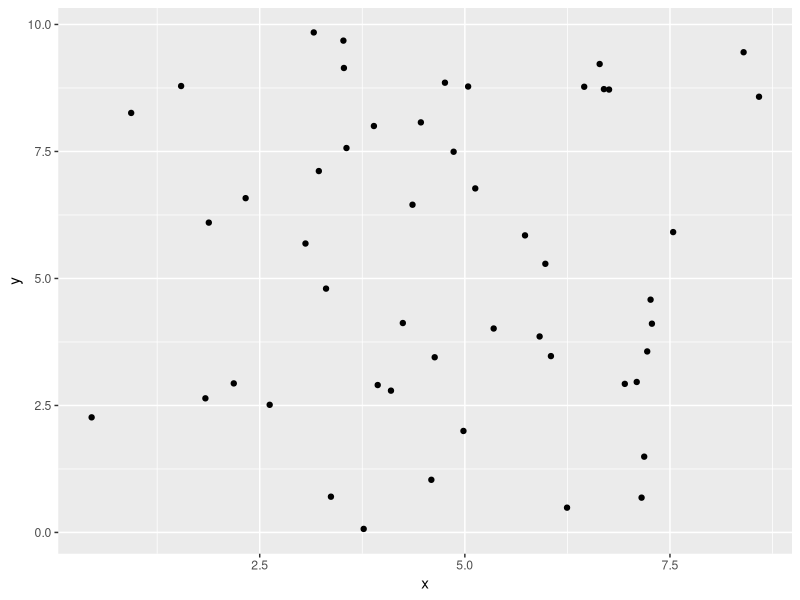
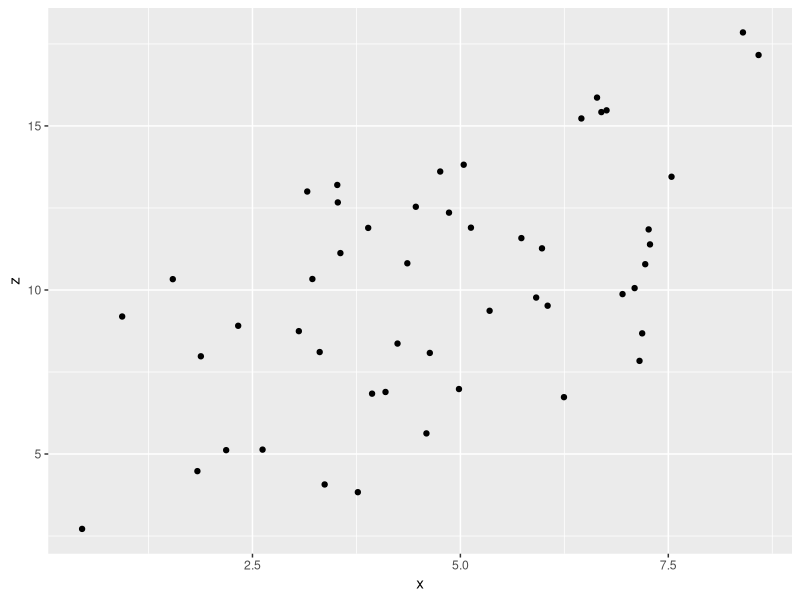
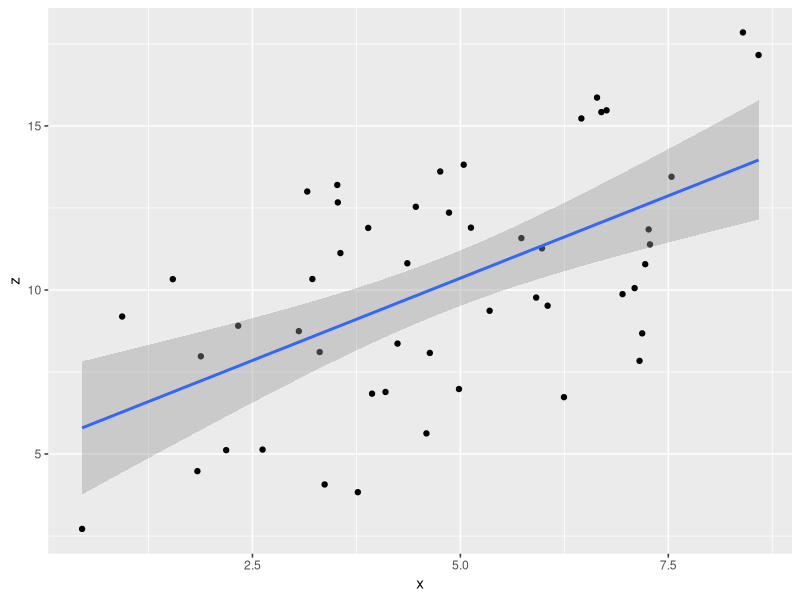
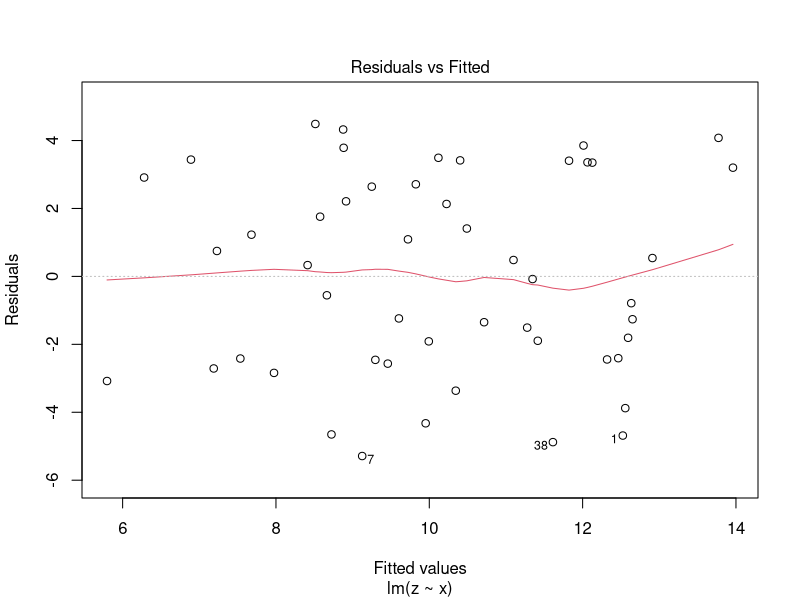
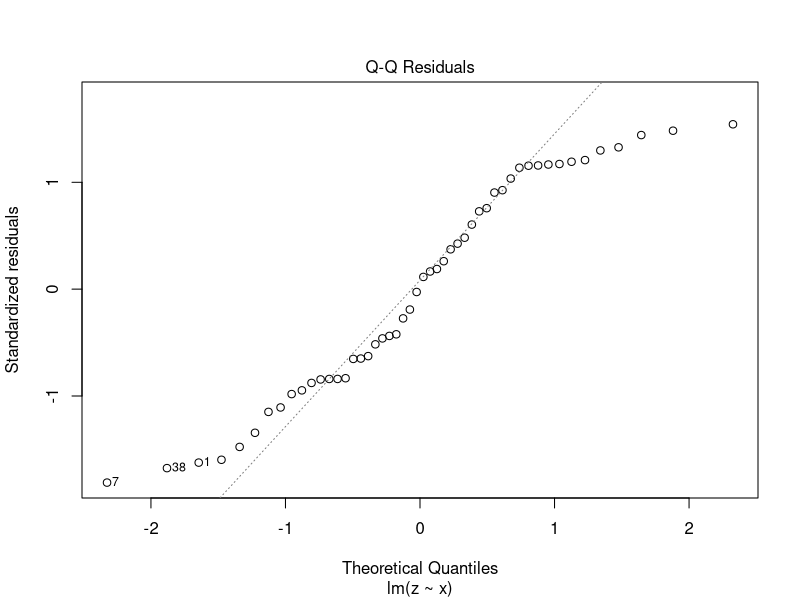
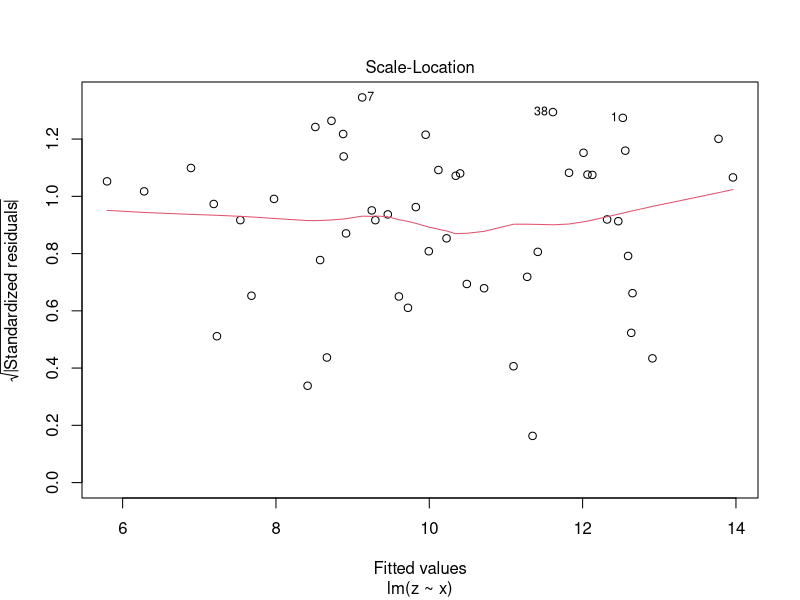
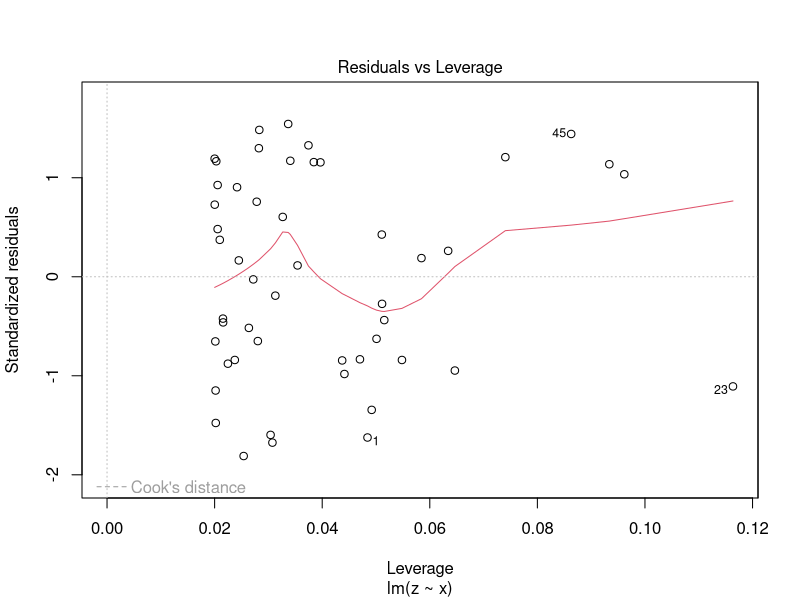

Source code (R) for these figures, in order:
## ---- chunk 1
library(tidyverse)
## ---- chunk 2
azmi_data <- tibble(x = rnorm(50, 5, 2),
               y = runif(50, 0, 10),
               z = x+y)
azmi_data
## ---- chunk 3
ggplot(azmi_data, aes(x,y)) + geom_point()
## ---- chunk 4
ggplot(azmi_data, aes(x,z)) + geom_point()
## ---- chunk 5
ggplot(azmi_data, aes(x,z)) + geom_point() + geom_smooth(method = "lm")
## ---- chunk 6
summary(lm(z ~ x, azmi_data))
## ---- chunk 7
plot(lm(z ~ x, azmi_data))
